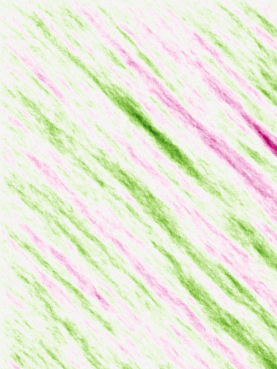

This chart was generated by the following Python code:
import numpy as np
import matplotlib.pyplot as plt
from PIL import Image, ImageFilter
import os
import random

def generate_random_terrain(size, scale):
    """
    Génère un terrain aléatoire de dimensions spécifiées.

    Args:
    size (tuple): Dimensions du terrain (largeur, hauteur).
    scale (float): Échelle pour la génération des altitudes.

    Returns:
    np.ndarray: Tableau 2D représentant les altitudes du terrain.
    """
    width, height = size
    terrain = np.random.normal(loc=0, scale=scale, size=(width, height))
    for i in range(1, width):
        for j in range(1, height):
            terrain[i, j] += terrain[i-1, j] * 0.5 + terrain[i, j-1] * 0.5

    return terrain

def save_terrain_image(terrain, save_path):
    """
    Enregistre le terrain à l'aide de matplotlib sans l'afficher.

    Args:
    terrain (np.ndarray): Tableau 2D représentant les altitudes du terrain.
    save_path (str): Chemin pour enregistrer l'image.
    bbox_inches : garanti qu'il ne reste pas d'espace blanc indésirable
    """
    list_style = [
    'viridis', 'plasma', 'inferno', 'magma', 'cividis', 'twilight', 'twilight_shifted',
    'gray', 'bone', 'pink', 'spring', 'summer', 'autumn', 'winter', 'cool', 'Wistia',
    'hot', 'afmhot', 'gist_heat', 'copper', 'binary', 'gist_yarg', 'gist_gray', 'bone',
    'pink', 'spring', 'summer', 'autumn', 'winter', 'cool', 'Wistia', 'hot', 'afmhot',
    'gist_heat', 'copper', 'PiYG', 'PRGn', 'BrBG', 'PuOr', 'RdGy', 'RdBu', 'RdYlBu',
    'RdYlGn', 'Spectral', 'coolwarm', 'bwr', 'seismic', 'hsv', 'Pastel1', 'Pastel2',
    'Paired', 'Accent', 'Dark2', 'Set1', 'Set2', 'Set3', 'tab10', 'tab20', 'tab20b',
    'tab20c', 'flag', 'prism', 'ocean', 'gist_earth', 'terrain', 'gist_stern', 'gnuplot',
    'gnuplot2', 'CMRmap', 'cubehelix', 'brg', 'hsv', 'gist_rainbow', 'rainbow', 'jet',
    'nipy_spectral', 'gist_ncar'
]

    choosen_one = random.choice(list_style)
    plt.imshow(terrain, cmap=choosen_one)
    plt.axis('off')
    plt.savefig(save_path, bbox_inches='tight', pad_inches=0)
    plt.close()
    
    return choosen_one
    

def apply_filter(image_path, filter_type, save_path):
    """
    Applique un filtre à une image et enregistre le résultat.

    Args:
    image_path (str): Chemin de l'image source.
    filter_type (ImageFilter): Type de filtre à appliquer.
    save_path (str): Chemin pour enregistrer l'image filtrée.
    """
    image = Image.open(image_path)
    filtered_image = image.filter(filter_type)
    filtered_image.save(save_path)
    print(f"Image filtrée enregistrée sous {save_path}")

if __name__ == "__main__":
    size = (800, 600)
    scale = 5.0
    save_path = 'Jeu de tank/terrain.png'

    # Vérifiez si le répertoire existe, sinon créez-le
    os.makedirs(os.path.dirname(save_path), exist_ok=True)

    try:
        terrain = generate_random_terrain(size, scale)
        lui = save_terrain_image(terrain, save_path)
        print(f"Image de terrain enregistrée sous {save_path} avec le modele {lui}")
    except Exception as e:
        print(f"Erreur lors de la génération ou de l'enregistrement du terrain: {e}")

    image_path = 'Jeu de tank/terrain.png'
    filtered_save_path = 'Jeu de tank/terrain_filtered.png'
    filter_type = ImageFilter.CONTOUR(7)

    try:
        apply_filter(image_path, filter_type, filtered_save_path)
    except Exception as e:
        print(f"Erreur lors de l'application du filtre: {e}")
